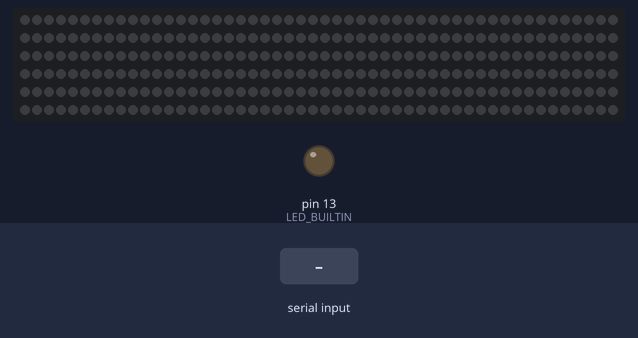
A sketch run on a simulated Arduino Uno, built with avr-gcc and run on an emulated ATmega328P. Shown: 300 RGB LEDs in strip order, left to right, continuing on the next row, output pins drawn as LEDs (lit = HIGH). The inputs (shaded band) are chosen by the test bench. Dim RGB values are drawn brighter than linear.

Above: at 3.2 s.
3.3 s: "b90\n" received over Serial
At 3.38 s:
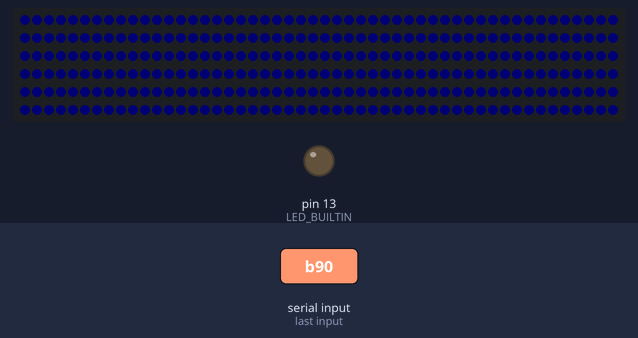
5.1 s: "m" received over Serial
At 8.0 s:
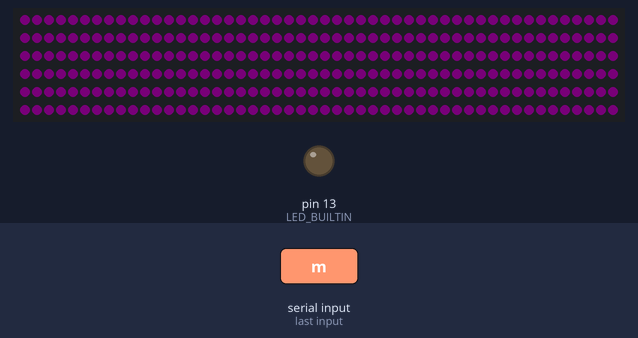
8.1 s: "e" received over Serial
At 8.5 s:
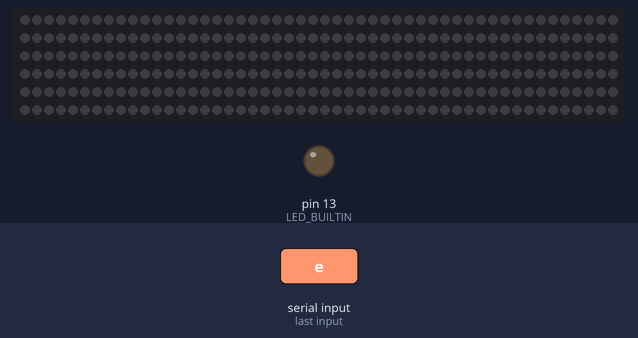
9.6 s: "c90\n" received over Serial
At 9.68 s:
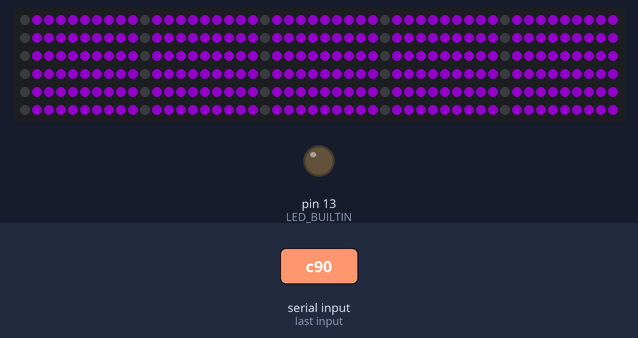
Timing chart, 0 to 12.6 s (numbered marks = the images above; inputs shaded):
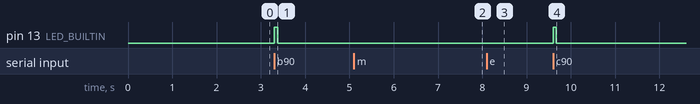

The sketch:

ArduinoLedHandler.ino
```cpp
#include <FastLED.h>
#define NUM_LEDS 300
#define DATA_PIN 6
#define LED_TYPE WS2811
#define COLOR_ORDER GRB

#define BRIGHTNESS 100
#define ALTERNATE_BRIGHTNESS 1
#define MAX_BRIGHTNESS 125
#define FRAMES_PER_SECOND 100

char input; // s -> Start default visualization
            // a -> Start alternate visualization
            // e -> Turn off all LEDs / Stop visualization
            // l, m, f, v -> LED travel speed ([l]ow,[m]edium, [f]ast, [v]ery fast)

int beatStrength; // Recieved by the PC every time there is a beat.

int shiftAmount = 2; // How many spaces a single LED moves every cycle
int colorShiftSpeed = 1; // Determines how fast the color changes (factor)
float colorShiftMaxDelay = 50; // Maximum delay before the color changes (in ms)
float colorShiftDelay = (colorShiftMaxDelay / colorShiftSpeed); // Total delay for every color change (in ms)

CRGB colors = {0, 0, 255}; // FastLED color struct for calculations (Starting color => blue)
int colorCounter = 0; // Color change helper variable

float lastChange = millis(); // Used for the non-blocking delay in the ShiftColors() function

int brightnessFactor = 0; // (Alternate visualization) Determines how much brighter the LEDs need to be

CRGB leds[NUM_LEDS]; // Array of all LEDs

int ledShiftCounter = 0;
int ledShiftAmount = 10;
int flag = 0;

void setup() {

    // Safety delay
    delay(2000);

    // FastLED initial setup
    FastLED.addLeds<LED_TYPE,DATA_PIN,COLOR_ORDER>(leds, NUM_LEDS).setCorrection(TypicalLEDStrip);
    FastLED.setMaxPowerInVoltsAndMilliamps(5, 8000);
    FastLED.setBrightness(BRIGHTNESS);

    // Serial communication intialization
    Serial.begin(115200);

    // Pin setup
    pinMode(LED_BUILTIN, OUTPUT);
    pinMode(DATA_PIN, OUTPUT);

    // Making sure all LEDs are stopped
    TurnOffLeds();
}

void loop() {

    // Waiting for user input
    if(Serial.available() > 0){
        input = Serial.read();
    }

    // If 's' is recieved, begin default visualization
    if(input == 'a'){
        DefaultVisualization();
    }

    // If 'a' is recieved, begin alternate visualization
    else if(input == 'b'){
        AlternateVisualization();
    }

    else if(input == 'c'){
        LightShiftVisualization();
    }

    // If 'e' is recieved, turn off all LEDs and end visualization
    else if(input == 'e'){
        TurnOffLeds();
    }

    // Set shift speed to [l]ow
    else if (input == 'l'){
        shiftAmount = 1;
    }

    // Set shift speed to [m]edium
    else if (input == 'm'){
        shiftAmount = 2;
    }

    // Set shift speed to [f]ast
    else if (input == 'f'){
        shiftAmount = 3;
    }

    // Set shift speed to [v]ery fast
    else if (input == 'v'){
        shiftAmount = 4;
    }

    // Change the color shift speed
    else if (input - '0' >= 1 && input - '0' <= 9){
        colorShiftSpeed = input - '0';
        colorShiftDelay = colorShiftMaxDelay / colorShiftSpeed;
    }
}


void ReadInput(){ // Reads the user input from the PC application

    // Setup the default value
    input = '0';

    // Wait for serial input
    if(Serial.available() > 0){

        // Write to the input variable
        input = Serial.read();
    }

    // Turn off all LEDs if the [e]nd command or invalid input is recieved
    if(input == 'e' || (input - '0' > 9 || input - '0' < 0)){
        TurnOffLeds();
    }

    // Change the color shift delay if a number is recieved
    else if (input - '0' >= 1 && input - '0' <= 9) {
        colorShiftSpeed = input - '0';
        colorShiftDelay = (colorShiftMaxDelay / colorShiftSpeed);
    }
}


void DefaultVisualization(){ // Launches the default visualization routine

    // Turn on the status LED
    digitalWrite(LED_BUILTIN, HIGH);

    FastLED.setBrightness(BRIGHTNESS);

    do{
        // Read the user input
        ReadInput();

        // Convert the user input to an integer
        beatStrength = input - '0';

        // Shift all LEDs and light up the recieved amount
        ShiftLeds(beatStrength);

        // Shift the colors
        ShiftColors();

    }while(input != 'e'); // Stop the visualization when [e]nd flag is recieved
}

void ShiftLeds(int ledsToLight){ // Shifts LEDs down the strip (Used for default visualization)

    // If input is recieved (= a beat), light up that many LEDs
    if(ledsToLight > 0){
        for(int i = 0; i < ledsToLight; i++){
            leds[i] = colors;
        }
    }

    // If no input is recieved, turn off the first [shiftAmount] LEDs
    else{
        for(int i = 0; i < shiftAmount; i++){
            leds[i] = CRGB(0, 0, 0);
        }
    }

    // Shift every LED [shiftAmount] spaces down the strip
    for(int i = NUM_LEDS-1; i >= shiftAmount; i--){
        leds[i] = leds[i-shiftAmount];
    }

    // Update the strip
    FastLED.show();
    FastLED.delay(1000/FRAMES_PER_SECOND);
}


void AlternateVisualization(){ // Launches the alternate visualization routine

    // Turn on the status LED
    digitalWrite(LED_BUILTIN, HIGH);

    do{
        // Read the user input
        ReadInput();

        // Turn the brightness down every iteration until it is at the default level
        if (brightnessFactor > ALTERNATE_BRIGHTNESS){
            brightnessFactor -= 1;
        }

        // Convert the user input to an integer
        int beatStrength = input - '0';

        // Check if the brightness can be turned up
        if(brightnessFactor + (beatStrength*3) + ALTERNATE_BRIGHTNESS <= MAX_BRIGHTNESS){

            // Increase the brightness factor
            brightnessFactor += (beatStrength*3);
        }

        // Set the new brightness
        FastLED.setBrightness(ALTERNATE_BRIGHTNESS + brightnessFactor);

        // Light up all leds with the new brightness
        LightAllLeds();

        // Shift the colors
        ShiftColors();

    }while(input != 'e');
}

void LightAllLeds(){ // Lights up every LED on the strip (Used for alternate visualization)

    // Setup every LED with the current color
    for(int i = 0; i < NUM_LEDS; i++){
        leds[i] = colors;
    }

    // Update the strip
    FastLED.show();
    FastLED.delay(1000/FRAMES_PER_SECOND);
}


void LightShiftVisualization(){

    // Turn on the status LED
    digitalWrite(LED_BUILTIN, HIGH);

    FastLED.setBrightness(BRIGHTNESS);

    do{
        // Read the user input
        ReadInput();

        // Convert the user input to an integer
        beatStrength = input - '0';

        // Shift all LEDs and light up the recieved amount
        AlternateShiftLeds(beatStrength);

        // Shift the colors
        ShiftColors();

    }while(input != 'e'); // Stop the visualization when [e]nd flag is recieved
}

void AlternateShiftLeds(int beatStrength){ // Shifts LEDs down the strip (Used for default visualization)

    // If input is recieved (= a beat), light up that many LEDs
    if(beatStrength == 2){

        for(int i = NUM_LEDS-1; i >= ledShiftAmount; i--){

            if(i % (ledShiftAmount + (ledShiftCounter%2)*3) == 0){
                leds[i] = colors;
            }
            else{
                leds[i] = CRGB(0, 0, 0);
            }
            leds[i] = leds[i-ledShiftAmount];
        }


        ledShiftCounter++;
    }

    else if (beatStrength > 2){

        int start = 3;

        if(ledShiftCounter % 2 == 0){
            start = 0;
        }

        for(int i = start; i <= NUM_LEDS-1; i++){
            if((ledShiftAmount + i) % (ledShiftAmount + (ledShiftCounter%2)*3) == 0){
                leds[i] = CRGB(0,0,0);
            }
            else{
                leds[i] = colors;
            }
        }
        flag = 200;

    }

    else if (flag >= 1){

        if(flag == 100){
            for(int i = NUM_LEDS-1; i >= ledShiftAmount; i--){

                if(i % (ledShiftAmount + (ledShiftCounter%2)*3) == 0){
                    leds[i] = colors;
                }
                else{
                    leds[i] = CRGB(0, 0, 0);
                }
            }
        }

        for(int i = NUM_LEDS-1; i >= ledShiftAmount; i--){

            if(i % (ledShiftAmount + (ledShiftCounter%2)*3) == 0){
                leds[i] = colors;
            }
            else{
                leds[i] = CRGB(0, 0, 0);
            }
        }

        flag--;
    }

    // Update the strip
    FastLED.show();
    FastLED.delay(1000/FRAMES_PER_SECOND);
}


void ShiftColors(){ // Shifts the colors of the strip after a set amount of time

    // Only update the colors if the given time has passed
    if(millis() - lastChange > colorShiftDelay){

        if(colorCounter < 255){ // To pink
            colors.red++;
        }

        else if (colorCounter >= 255 && colorCounter < 510){ // To white
            colors.green++;
        }

        else if (colorCounter >= 510 && colorCounter < 765){ // To yellow
            colors.blue--;
        }

        else if (colorCounter >= 765 && colorCounter < 1020){  // To cyan
            colors.blue++;
            colors.red--;
        }

        else if (colorCounter >= 1020 && colorCounter < 1275){  // Back to blue
            colors.green--;
        }

        else {
            colorCounter = 0;
            colorCounter--;
        }

        colorCounter++;
        lastChange = millis();
    }
}

void TurnOffLeds(){ // Turns off every LED on the strip

    // Turn off the status LED
    digitalWrite(LED_BUILTIN, LOW);

    // Turn off every LED
    for(int i = 0; i < NUM_LEDS ; i++) {
        leds[i] = CRGB(0,0,0);
    }

    // Update the strip
    FastLED.show();
}
```

Measured:
- after the input at 3.3 s, pin 13 (LED_BUILTIN): LOW → HIGH at once, → LOW 0.08 s later; the LEDs: change at once (image 1)
- after the input at 8.1 s, the LEDs: change after 0.08 s (image 3)
- after the input at 9.6 s, pin 13 (LED_BUILTIN): LOW → HIGH at once, → LOW 0.07 s later; the LEDs: change at once (image 4)
